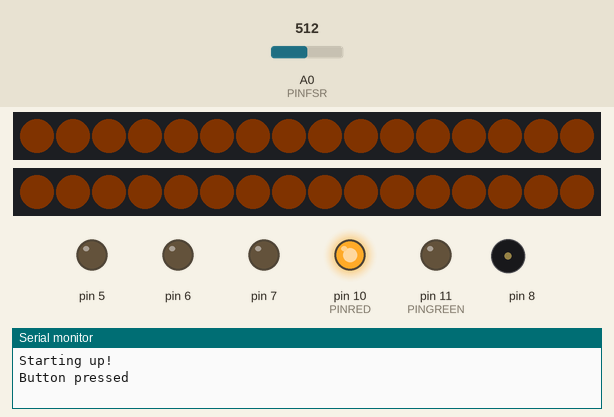
This sketch was run on a simulated Arduino Uno, built with avr-gcc and run on an emulated ATmega328P. Shown: 2 × 16 RGB LEDs in strip order, left to right, output pins drawn as LEDs (lit = HIGH), buzzer (waves = sounding), the last lines printed to the serial monitor. Inputs (shaded band) come from the test bench; at power-on: A0 (PINFSR) = 512. Dim RGB values are drawn brighter than linear.

Above: at 0.5 s.
At 5.85 s:
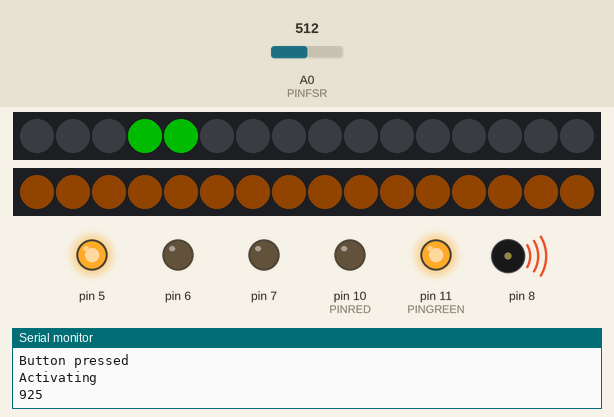
At 13.24 s:
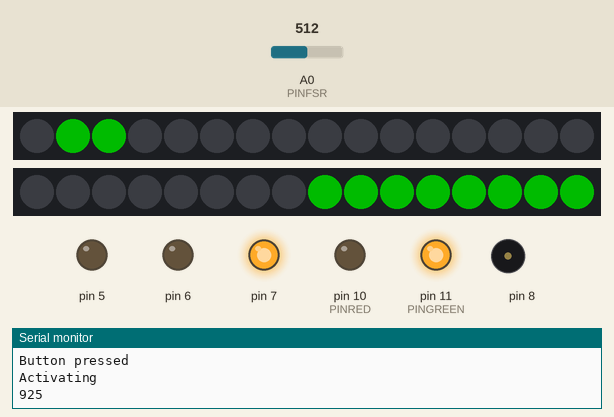
At 19.88 s:
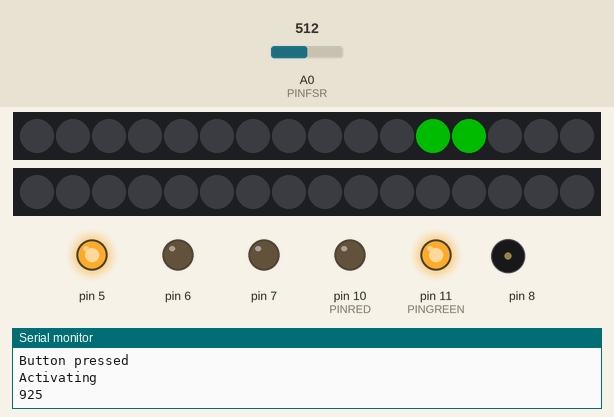
At 29.56 s:
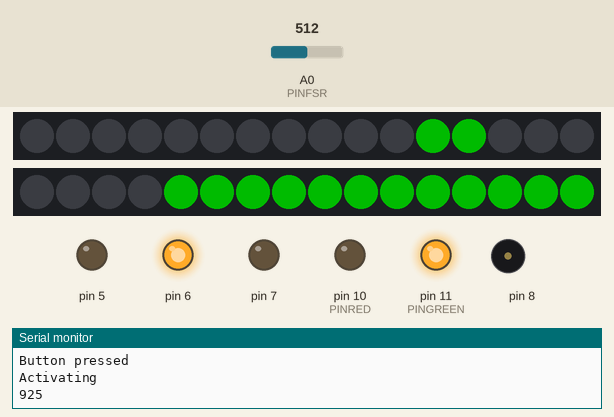
At 39.22 s:
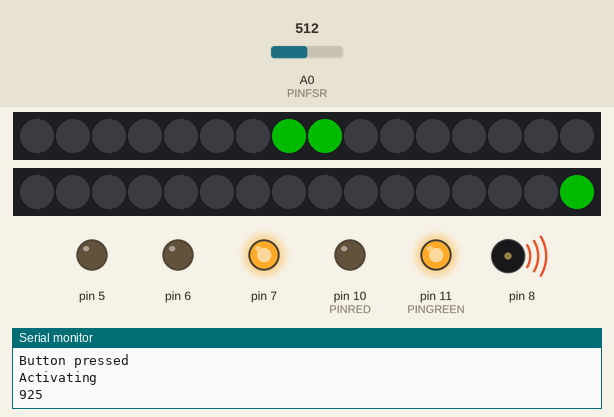
Timing chart, 0 to 40.0 s (numbered marks = the images above):
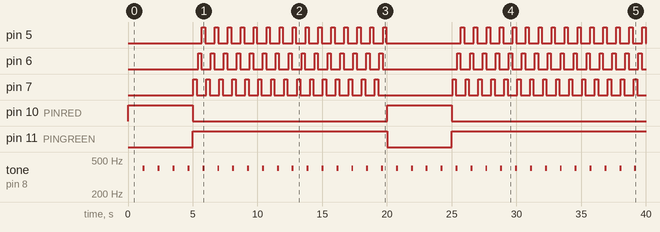

Measured:
- by itself, pin 5–7: goes 14 × (HIGH 0.25 s, LOW 0.75 s), HIGH 0.25 s, LOW 5.8 s, 14 × (HIGH 0.25 s, LOW 0.75 s), HIGH 0.25 s, then LOW
- by itself, pin 10 (PINRED): alternates HIGH for 5.0 s and LOW for 15.0 s
- by itself, pin 11 (PINGREEN): LOW → HIGH at 5.0 s, → LOW 15.0 s later, → HIGH 5.0 s later
- by itself, tone on pin 8: alternates 400 Hz for 0.15 s and silent for 1.0 s

The sketch:

Crosswalk_Button.ino
```cpp
#include <Adafruit_NeoPixel.h>

class HapticMotor {
	int Pin;
	long turnOnTime;     // milliseconds of on-time
	long turnOffTime;    // milliseconds of off-time

	// These maintain the current state
	//macro state;             		// ledState used to set the LED

  public:
  HapticMotor(int pin, long on, long off) {
	  Pin = pin;
	  pinMode(pin, OUTPUT);

	  turnOnTime = on;
	  turnOffTime = off;
  }

  void Update(unsigned long time) {
    time = time % 1000;
    if(time > turnOnTime && time <= turnOffTime) {
      digitalWrite(Pin, HIGH);
      Vibrate(true);
    } else {
      digitalWrite(Pin, LOW);
      Vibrate(false);
    }
  }

  void Vibrate(bool value) {
    if(value == true) {
      digitalWrite(Pin, HIGH);
    } else {
     digitalWrite(Pin, LOW);
    }
  }

  void Off() {
    Vibrate(false);
  }
};

// Neopixels
#define NUMPIXELS 16 // number of neopixels in strip

#define BRIGHTNESS 50 // NeoPixel brightness, 0 (min) to 255 (max)
#define GAMMA 2.6

enum  pattern { NONE, FADE, DIRECTIONAL1, DIRECTIONAL2, COLORFILL, COUNTDOWN};

enum  direction { FORWARD, REVERSE };

// NeoPixel Class - derived from the Adafruit_NeoPixel class
// Derived from Bill Earl's NeoPattern
class NeoPixel : public Adafruit_NeoPixel {
    public:

    // Member Variables:
    pattern  ActivePattern;  // which pattern is running
    direction Direction;     // direction to run the pattern

    unsigned long Interval;   // milliseconds between updates
    unsigned long lastUpdate; // last update of position

    uint32_t ActiveColor;
    uint16_t TotalSteps;  // total number of steps in the pattern
    uint16_t Index;  // current step within the pattern

    // Constructor - calls base-class constructor to initialize strip
    NeoPixel(uint16_t pixels, uint8_t pin, uint8_t type)
    :Adafruit_NeoPixel(pixels, pin, type) {

    }

    // Update the pattern
    void Update() {
        if((millis() - lastUpdate) > Interval) {
            lastUpdate = millis();
            switch(ActivePattern) {
                case FADE:
                    FadeUpdate();
                    break;
                case DIRECTIONAL1:
                    Directional1Update();
                    break;
                case DIRECTIONAL2:
                    Directional2Update();
                    break;
                case COUNTDOWN:
                    CountdownUpdate();
                default:
                    break;
            }
        }
    }

     // Increment the Index and reset at the end
    void Increment() {
        //if (Direction == FORWARD) {
           Index++;
           if (Index >= TotalSteps) {
                Index = 0;
            }
        //}
        //else // Direction == REVERSE
        //{
        //    --Index;
        //    if (Index <= 0) {
        //        Index = TotalSteps-1;
        //    }
        //}
    }

    void ColorFill(uint32_t color) {
      ActivePattern = COLORFILL;
      ActiveColor = color;
      fill(color);
      show();
    }

    // nothing to do here
    void ColorFillUpdate(){

    }

    void Directional1(uint32_t color, unsigned long interval, direction dir = FORWARD) {
      ActivePattern = DIRECTIONAL1;
        Interval = interval;
        TotalSteps = numPixels();
        ActiveColor = color;
        Direction = dir;
        Index = 0;
        clear();
    }

    void Directional1Update() {
      if(Direction == FORWARD) {
        clear();
        setPixelColor(Index, ActiveColor);
      } else if(Direction == REVERSE) {
        clear();
        setPixelColor(numPixels() - Index - 1, ActiveColor);
      }
      show();
      Increment();
    }

    // Initialize for directional
    // Two lights moving from left to right or right to left
    void Directional2(uint32_t color, unsigned long interval, direction dir = FORWARD) {
        ActivePattern = DIRECTIONAL2;
        Interval = interval;
        TotalSteps = numPixels() + 1;
        ActiveColor = color;
        Direction = dir;
        Index = 0;
        clear();
    }

    void Directional2Update() {
        if(Direction == FORWARD) {
          setPixelColor(Index, ActiveColor);
          setPixelColor(Index - 2, 0, 0, 0, 0); // turn off the one that's two before it
          if(Index == 0) { // if we've looped back to the start, turn off the last one
            setPixelColor(numPixels()-1, 0, 0, 0, 0);
          }
        } else if(Direction == REVERSE) {
          int currentPixel = numPixels() - Index - 1;
          setPixelColor(currentPixel, ActiveColor);
          setPixelColor(currentPixel + 2, 0, 0, 0, 0); // turn off the one 2 to the right
          if(Index == 0) { // if we're at the very right, turn off the one to the very left
            setPixelColor(0, 0, 0, 0, 0);
          }
        }
        show();
        Increment();
    }

    // Initialize for fade
    // Fading between a color and a very light version of that color
    void Fade(uint32_t color) {
        ActivePattern = FADE;
        ActiveColor = color;
    }

    void FadeUpdate() {
      float phase = (millis() / 1000.0 - 2.0 * 1 / (float)2) * M_PI;
      int brightness = int(pow((sin(phase) + 1.0) * 0.5, GAMMA) * 235 + 0.5) + 20;
      uint32_t currentYellow = Color(brightness, int(brightness*.45), 0);
      fill(currentYellow);
      show();
    }

    void Countdown(uint32_t color, unsigned long interval, direction dir = FORWARD) {
      ActivePattern = COUNTDOWN;
      Interval = interval;
      TotalSteps = numPixels();
      ActiveColor = color;
      Direction = dir;
      Index = 0;
      lastUpdate = millis();
      fill(Color(0,255,0));
      Serial.println(Interval);
    }

    void CountdownUpdate() {
        if(Direction == FORWARD){ // turn off the numPixels-Index -1  light
          setPixelColor(numPixels() - Index -1, 0, 0, 0, 0);
        } else if(Direction == REVERSE) {
          setPixelColor(Index, 0, 0, 0, 0);
        }
      show();
      Increment();
    }
};

class Buzzer {

  int Pin;
	long turnOnTime = 150;     // milliseconds of on-time
	long turnOffTime = 1000;    // milliseconds of off-time
  int Hz;
  unsigned long previousBuzz;

  public:
  Buzzer(int pin, int hz) {
	  Pin = pin;
	  pinMode(pin, OUTPUT);
    Hz = hz;
  }

  void Update(unsigned long time) {
    if(time - previousBuzz >= turnOnTime + turnOffTime) {
      tone(Pin, Hz, turnOnTime);
      previousBuzz = time;
    }
  }
};

#define ACTIVETIME 15000 // Time that the crosswalk is 'green' for
#define WAITINGTIME 5000 // time you have to wait after pushing the button for the crosswalk to go 'green'

NeoPixel top(NUMPIXELS, 2, NEO_GRB + NEO_KHZ800);
NeoPixel bottom(NUMPIXELS, 3, NEO_GRBW + NEO_KHZ800);

uint32_t red = top.Color(255, 0, 0);
uint32_t green = top.Color(0, 255, 0);
uint32_t yellow = top.Color(255, 255, 0);
uint32_t black = top.Color(0, 0, 0);

// Force sensor
#define PINFSR 0
#define FSRACTIVEVALUE 200
int fsrValue;

// Haptic
HapticMotor left(7, 50, 300);
HapticMotor middle(6, 400, 650);
HapticMotor right(5, 700, 950);

// Noods
#define PINRED 10
#define PINGREEN 11

// Buzzer
Buzzer speaker(8, 400);

// Loop stuff
enum mode {OFF, WAITING, ACTIVE};
mode currentMode = OFF;
unsigned long modeStartMillis;

void setup() {
  // Initialize the NeoPixel library.
  top.begin();
  bottom.begin();
  top.setBrightness(75);
  bottom.setBrightness(75);
  top.clear();
  bottom.clear();
  top.show();
  bottom.show();

  pinMode(5, OUTPUT);
  pinMode(6, OUTPUT);
  pinMode(7, OUTPUT);

  // Noods
  pinMode(PINRED, OUTPUT);
  pinMode(PINGREEN, OUTPUT);

  modeStartMillis = millis();

  Serial.begin(9600);
  Serial.println("Starting up!");
}

void loop() {
  fsrValue = analogRead(PINFSR);

  unsigned long currentMillis = millis();
  unsigned long timeDiff = currentMillis - modeStartMillis;

  //Serial.print("Analog reading = ");
  //Serial.println(fsrValue);

  speaker.Update(currentMillis);

  switch(currentMode) {
    case OFF:
      if(fsrValue > FSRACTIVEVALUE) {
        Serial.println("Button pressed");
        currentMode = WAITING;
        modeStartMillis = millis();
        top.Fade(yellow);
        bottom.Fade(yellow);
        break;
      }
      // Haptics do nothing
      left.Off();
      middle.Off();
      right.Off();
      // Neopixels do stuff
      top.ColorFill(red);
      bottom.ColorFill(red);
      // Noods
      analogWrite(PINGREEN, 0);
      analogWrite(PINRED, 255);
      break;
    case WAITING:
      if (timeDiff > WAITINGTIME) { // safe to cross
        Serial.println("Activating");
        currentMode = ACTIVE;
        modeStartMillis = currentMillis;
        top.Directional2(green, 150);
        bottom.Countdown(green, 925, REVERSE);
        break;
      }
      // Haptics do nothing
      left.Off();
      middle.Off();
      right.Off();
      // NeoPixels do stuff
      top.Update();
      bottom.Update();
      // Noods
      analogWrite(PINGREEN, 0);
      analogWrite(PINRED, 255);
      break;
    case ACTIVE:
      if(timeDiff > ACTIVETIME) { // active time is up, turn off
        Serial.println("Turning off");
        currentMode = OFF;
        left.Off();
        middle.Off();
        right.Off();
        top.ColorFill(red);
        bottom.ColorFill(red);
        break;
      }
      // Haptics
      left.Update(timeDiff);
      middle.Update(timeDiff);
      right.Update(timeDiff);
      // Neopixels
      top.Update();
      bottom.Update();
      // noods
      analogWrite(PINGREEN, 255);
      analogWrite(PINRED, 0);
      break;
  }
}
```
